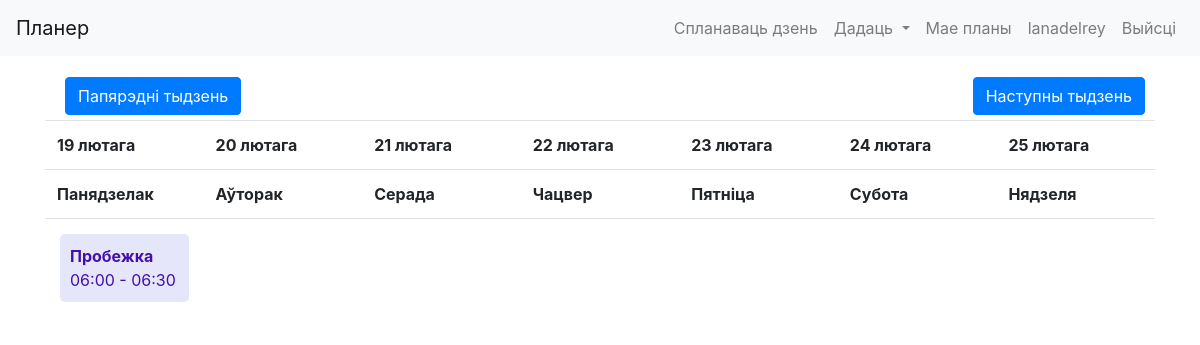
The page /calendar/2024/2/19/ (signed in) on the database its author committed.
### cal/models.py (models this page shows, shortened)
class Event(models.Model):
    name = models.ForeignKey(Plan, on_delete=models.CASCADE, related_name="events")
    start_time = models.DateTimeField()
    duration = models.DurationField()
    user = models.ForeignKey(User, on_delete=models.CASCADE, related_name="events")
    end_time = models.DateTimeField()
    class Meta:
        ordering = ['start_time']

class Plan(models.Model):
    user = models.ForeignKey(User, on_delete=models.CASCADE, related_name="plans")
    name = models.CharField(max_length=63)
    time_a_day = models.DurationField()
    hour = models.ForeignKey(Hour, on_delete=models.CASCADE, related_name="plans")
    def __str__(self):
        return f"{self.name}"

### cal/views.py (the view)
# urls.py: path('<int:year>/<int:month>/<int:day>/', views.week_view, name="week_view"),
@login_required
def week_view(request, year=None, month=None, day=None):
    date = datetime(year, month, day)
    week_dates = list(get_week_dates(date))
    prev_week = week_dates[0] - timedelta(days=7)
    next_week = week_dates[6] + timedelta(days=1)
    return render(request, 'cal/home.html', {
        'week_dates': week_dates,
        'prev_week': prev_week,
        'next_week': next_week,
        'events': Event.objects.filter(start_time__gte=week_dates[0], end_time__lt=next_week, user=request.user)
        })

### cal/views.py (called while the page is built)
def get_week_dates(date):
    if date.weekday() != 0:
        date = date - timedelta(days=date.weekday())
    for i in range(7):
        yield date + timedelta(days=i)

### cal/templates/cal/home.html
{% extends "cal/layout.html" %}
{%block content%}
<div id = "neartable" class="container pt-3">
  <a class="btn btn-primary" href="{% url 'cal:week_view' year=prev_week.year month=prev_week.month day=prev_week.day %}">Папярэдні тыдзень</a>
  <a class="btn btn-primary" href="{% url 'cal:week_view' year=next_week.year month=next_week.month day=next_week.day %}">Наступны тыдзень</a>
</div>
  <div class="table-responsive">
  <table class="table">
    <tr>
      {% for date in week_dates %}
          <th>{{ date|date:"d F"}}</th>
      {% endfor %}
    </tr>
    <tr>
      <th>Панядзелак</th>
      <th>Аўторак</th>
      <th>Серада</th>
      <th>Чацвер</th>
      <th>Пятніца</th>
      <th>Субота</th>
      <th>Нядзеля</th>
  </tr>
  <tr>
    {% for date in week_dates %}
      <td>
        {% for event in events%}
            {% if event.start_time.day == date.day %}
              <div class = "plan">
                <div>
                  <b>{{ event.name }}</b>
                </div>
                <div>
                  {{event.start_time|time:"H:i"}} - {{event.end_time|time:"H:i"}}
                </div>
              </div>
          {% endif %}
      {% endfor %}
      </td>
    {% endfor %}
  </tr>
  </table>
</div>
{% endblock %}

### cal/templates/cal/layout.html (shortened to what this page needs)
{% load static %}
<!DOCTYPE html>
<html lang="be">
<head>
    <link href="https://stackpath.bootstrapcdn.com/bootstrap/4.3.1/css/bootstrap.min.css" rel="stylesheet">
    <link rel="stylesheet" href="{% static 'cal/styles.css' %}">
</head>
<body>
    <nav class="navbar navbar-expand-lg navbar-light bg-light">
        <a class="navbar-brand" href="{% url 'cal:index' %}">Планер</a>
        <div class="collapse navbar-collapse justify-content-end" id="navbarNav">
            <ul class="navbar-nav align-items-center">
                <li class="nav-item">
                    <a class="nav-link" href="{% url 'cal:today' %}">Спланаваць дзень</a>
                </li>
                <li class="nav-item dropdown">
                    <a class="nav-link dropdown-toggle" href="#" id="navbarDropdown" role="button" data-toggle="dropdown" aria-haspopup="true" aria-expanded="false">
                        Дадаць
                    </a>
                </li>
                <li class="nav-item">
                    <a class="nav-link" href="{% url 'cal:view_plans' %}">Мае планы</a>
                </li>
                <li class="nav-item">
                    <a class="nav-link" href="{% url 'index' %}">{{ user.username }}</a>
                </li>
                <li class="nav-item">
                    <a class="nav-link" href="{% url 'logout' %}">Выйсці</a>
                </li>
            </ul>
        </div>
    </nav>
    <div class="container">
        {% block content %}
        {% endblock content %}
    </div>
</body>
</html>

### cal/static/cal/styles.css (style rules this page uses)
#neartable { display: flex; justify-content: space-between; margin: 5px; }
.plan { background: lavender; color: #4210a9; position: relative; padding: 10px; margin: 3px; border-radius: 5px; }
.table { table-layout: fixed; width: 100%; }
.table td, .table th { width: 150px; }

### rows shown on the page
Event: name "Пробежка", start_time "06:00", end_time "06:30"

### other values the page prints
{{ user.username }} "lanadelrey"
{{ date|date:"d F" }} "19 лютага" "20 лютага" "21 лютага" "22 лютага" "23 лютага" "24 лютага" "25 лютага"
